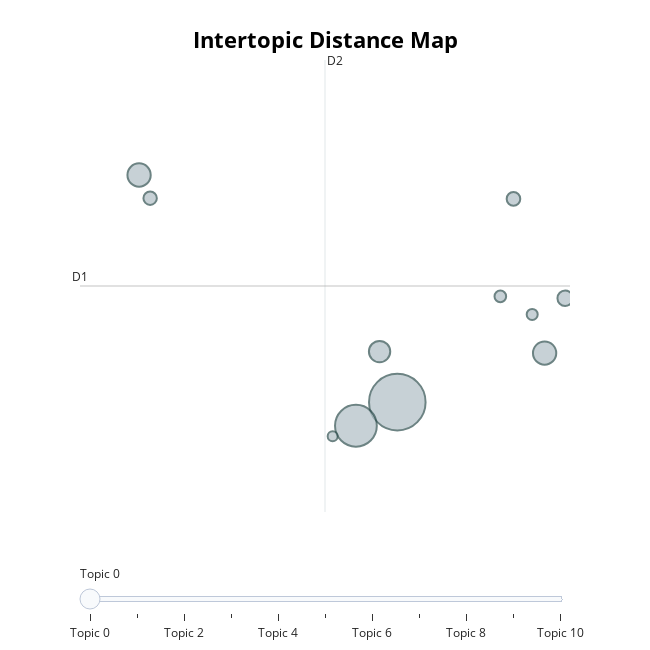

The notebook cell this image was saved under:
### Code cell
topic_model_summary.visualize_topics(top_n_topics=20)

### Figure 1 — Plotly figure (JSON) as saved in the notebook; plotly's stock layout.template omitted (floating-point values rounded to 4 significant figures)
{"data": [{"customdata": [[0, "life | love | family | mother | new", 2822, -2.519, 6.219], [1, "world | earth | must | human | find", 1541, -3.287, 5.947], [2, "music | band | rock | musician | musical", 479, 0.2162, 6.785], [3, "detective | police | murder | cop | killer", 478, -7.314, 8.837], [4, "nazi | war | german | jewish | russian", 401, -2.848, 6.802], [5, "team | player | sport | game | school", 211, 0.5979, 7.416], [6, "art | artist | portrait | work | life", 163, -0.362, 8.562], [7, "agent | secret | mission | must | government", 159, -7.108, 8.57], [8, "comedy | show | comic | hilarious | funny", 119, -0.6061, 7.437], [9, "political | state | president | american | america", 107, -0.01424, 7.23], [10, "soldier | war | army | military | home", 88, -3.72, 5.827]], "hovertemplate": "<b>Topic %{customdata[0]}</b><br>%{customdata[1]}<br>Size: %{customdata[2]}", "legendgroup": "", "marker": {"color": "#B0BEC5", "line": {"color": "DarkSlateGrey", "width": 2}, "size": [2822, 1541, 479, 478, 401, 211, 163, 159, 119, 107, 88], "sizemode": "area", "sizeref": 1.764, "symbol": "circle"}, "mode": "markers", "name": "", "showlegend": false, "type": "scatter", "x": [-2.519, -3.287, 0.2162, -7.314, -2.848, 0.5979, -0.362, -7.108, -0.6061, -0.01424, -3.72], "xaxis": "x", "y": [6.219, 5.947, 6.785, 8.837, 6.802, 7.416, 8.562, 8.57, 7.437, 7.23, 5.827], "yaxis": "y"}], "layout": {"annotations": [{"showarrow": false, "text": "D1", "x": -8.411, "y": 7.558, "yshift": 10}, {"showarrow": false, "text": "D2", "x": -3.862, "xshift": 10, "y": 10.16}], "height": 650, "hoverlabel": {"bgcolor": "white", "font": {"family": "Rockwell", "size": 16}}, "legend": {"itemsizing": "constant", "tracegroupgap": 0}, "margin": {"t": 60}, "shapes": [{"line": {"color": "#CFD8DC", "width": 2}, "type": "line", "x0": -3.862, "x1": -3.862, "y0": 4.953, "y1": 10.16}, {"line": {"color": "#9E9E9E", "width": 2}, "type": "line", "x0": -8.411, "x1": 0.6876, "y0": 7.558, "y1": 7.558}], "sliders": [{"active": 0, "pad": {"t": 50}, "steps": [{"args": [{"marker.color": [["red", "#B0BEC5", "#B0BEC5", "#B0BEC5", "#B0BEC5", "#B0BEC5", "#B0BEC5", "#B0BEC5", "#B0BEC5", "#B0BEC5", "#B0BEC5"]]}], "label": "Topic 0", "method": "update"}, {"args": [{"marker.color": [["#B0BEC5", "red", "#B0BEC5", "#B0BEC5", "#B0BEC5", "#B0BEC5", "#B0BEC5", "#B0BEC5", "#B0BEC5", "#B0BEC5", "#B0BEC5"]]}], "label": "Topic 1", "method": "update"}, {"args": [{"marker.color": [["#B0BEC5", "#B0BEC5", "red", "#B0BEC5", "#B0BEC5", "#B0BEC5", "#B0BEC5", "#B0BEC5", "#B0BEC5", "#B0BEC5", "#B0BEC5"]]}], "label": "Topic 2", "method": "update"}, {"args": [{"marker.color": [["#B0BEC5", "#B0BEC5", "#B0BEC5", "red", "#B0BEC5", "#B0BEC5", "#B0BEC5", "#B0BEC5", "#B0BEC5", "#B0BEC5", "#B0BEC5"]]}], "label": "Topic 3", "method": "update"}, {"args": [{"marker.color": [["#B0BEC5", "#B0BEC5", "#B0BEC5", "#B0BEC5", "red", "#B0BEC5", "#B0BEC5", "#B0BEC5", "#B0BEC5", "#B0BEC5", "#B0BEC5"]]}], "label": "Topic 4", "method": "update"}, {"args": [{"marker.color": [["#B0BEC5", "#B0BEC5", "#B0BEC5", "#B0BEC5", "#B0BEC5", "red", "#B0BEC5", "#B0BEC5", "#B0BEC5", "#B0BEC5", "#B0BEC5"]]}], "label": "Topic 5", "method": "update"}, {"args": [{"marker.color": [["#B0BEC5", "#B0BEC5", "#B0BEC5", "#B0BEC5", "#B0BEC5", "#B0BEC5", "red", "#B0BEC5", "#B0BEC5", "#B0BEC5", "#B0BEC5"]]}], "label": "Topic 6", "method": "update"}, {"args": [{"marker.color": [["#B0BEC5", "#B0BEC5", "#B0BEC5", "#B0BEC5", "#B0BEC5", "#B0BEC5", "#B0BEC5", "red", "#B0BEC5", "#B0BEC5", "#B0BEC5"]]}], "label": "Topic 7", "method": "update"}, {"args": [{"marker.color": [["#B0BEC5", "#B0BEC5", "#B0BEC5", "#B0BEC5", "#B0BEC5", "#B0BEC5", "#B0BEC5", "#B0BEC5", "red", "#B0BEC5", "#B0BEC5"]]}], "label": "Topic 8", "method": "update"}, {"args": [{"marker.color": [["#B0BEC5", "#B0BEC5", "#B0BEC5", "#B0BEC5", "#B0BEC5", "#B0BEC5", "#B0BEC5", "#B0BEC5", "#B0BEC5", "red", "#B0BEC5"]]}], "label": "Topic 9", "method": "update"}, {"args": [{"marker.color": [["#B0BEC5", "#B0BEC5", "#B0BEC5", "#B0BEC5", "#B0BEC5", "#B0BEC5", "#B0BEC5", "#B0BEC5", "#B0BEC5", "#B0BEC5", "red"]]}], "label": "Topic 10", "method": "update"}]}], "title": {"font": {"color": "Black", "size": 22}, "text": "<b>Intertopic Distance Map</b>", "x": 0.5, "xanchor": "center", "y": 0.95, "yanchor": "top"}, "width": 650, "xaxis": {"anchor": "y", "domain": [0, 1], "range": [-8.411, 0.6876], "title": {"text": ""}, "visible": false}, "yaxis": {"anchor": "x", "domain": [0, 1], "range": [4.953, 10.16], "title": {"text": ""}, "visible": false}}}
